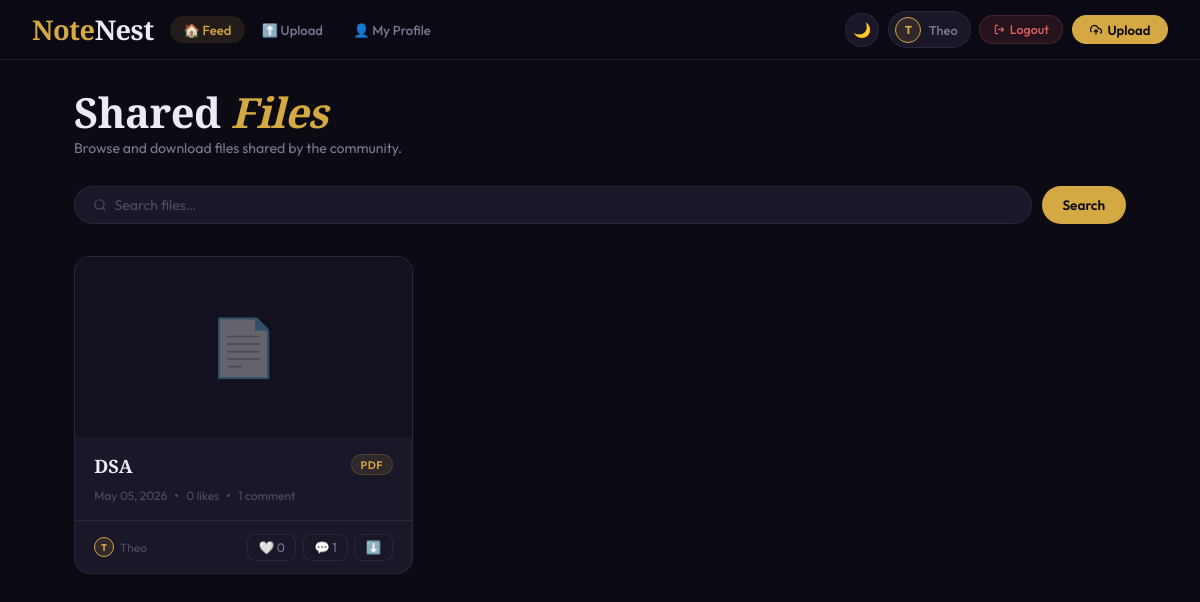
Screenshot of / (signed in) with the database file from the repository.
### myapp/models.py (models this page shows, shortened)
class SharedFile(models.Model):
    user        = models.ForeignKey(User, on_delete=models.CASCADE, related_name='files')
    title       = models.CharField(max_length=200)
    description = models.TextField(blank=True)
    file        = models.FileField(upload_to='uploads/')
    uploaded_at = models.DateTimeField(auto_now_add=True)
    def extension(self):
        name, ext = os.path.splitext(self.file.name)
        return ext.lower().strip('.')
    def is_image(self):
        return self.extension() in ['jpg', 'jpeg', 'png', 'gif', 'webp', 'svg']
    def is_video(self):
        return self.extension() in ['mp4', 'webm', 'mov', 'avi']
    def is_audio(self):
        return self.extension() in ['mp3', 'wav', 'ogg', 'm4a']
    def is_pdf(self):
        return self.extension() == 'pdf'
    def like_count(self):
        return self.likes.count()
    def comment_count(self):
        return self.comments.count()
    class Meta:
        ordering = ['-uploaded_at']

### myapp/views.py (the view)
# urls.py: path('',                    views.feed,          name='feed'),
@login_required(login_url='login')
def feed(request):
    query = request.GET.get('q', '').strip()
    files = SharedFile.objects.all()
    if query:
        files = files.filter(title__icontains=query) | files.filter(description__icontains=query)
        files = files.distinct()
    liked_ids = Like.objects.filter(user=request.user).values_list('file_id', flat=True)
    return render(request, 'feed.html', {
        'files': files,
        'liked_ids': list(liked_ids),
        'query': query,
    })

### myapp/templates/feed.html (shortened to what this page needs)
{% extends 'base.html' %}
{% block nav_feed %}active{% endblock %}
{% block content %}
<div class="page-header">
  <h1>Shared <span>Files</span></h1>
  <p>Browse and download files shared by the community.</p>
</div>
<form method="GET">
  <div class="search-bar">
    <div class="search-wrap">
      <svg width="14" height="14" viewBox="0 0 24 24" fill="none" stroke="currentColor" stroke-width="2"><circle cx="11" cy="11" r="8"/><line x1="21" y1="21" x2="16.65" y2="16.65"/></svg>
      <input type="text" name="q" placeholder="Search files…" value="{{ query }}">
    </div>
    <button type="submit" class="btn-search">Search</button>
  </div>
</form>
{% if files %}
<div class="files-grid">
  {% for f in files %}
  <div class="file-card">
    <div class="file-preview">
      {% if f.is_image %}
        <img src="{{ f.file.url }}" alt="{{ f.title }}" loading="lazy">
      {% elif f.is_video %}
        <video src="{{ f.file.url }}" muted></video>
      {% elif f.is_audio %}
        <div class="file-icon">🎵</div>
      {% elif f.is_pdf %}
        <div class="file-icon">📄</div>
      {% else %}
        <div class="file-icon">📦</div>
      {% endif %}
    </div>
    <div class="card-body">
      <div style="display:flex;align-items:flex-start;justify-content:space-between;gap:.5rem;">
        <div class="card-title">{{ f.title }}</div>
        <span class="ext-badge">{{ f.extension }}</span>
      </div>
      <div class="card-meta">
        <span>{{ f.uploaded_at|date:"M d, Y" }}</span>
        <span class="dot"></span>
        <span>{{ f.like_count }} like{{ f.like_count|pluralize }}</span>
        <span class="dot"></span>
        <span>{{ f.comment_count }} comment{{ f.comment_count|pluralize }}</span>
      </div>
    </div>
    <div class="card-footer">
      <a href="/profile/{{ f.user.username }}/" class="uploader-link">
        <div class="mini-avatar">
          {% if f.user.profile.avatar %}<img src="{{ f.user.profile.avatar.url }}">{% else %}{{ f.user.username|first|upper }}{% endif %}
        </div>
        {{ f.user.username }}
      </a>
      <div class="card-actions">
        <form method="POST" action="/file/{{ f.pk }}/like/">
          <button type="submit" class="action-btn {% if f.pk in liked_ids %}liked{% endif %}">
            {% if f.pk in liked_ids %}❤️{% else %}🤍{% endif %} {{ f.like_count }}
          </button>
        </form>
        <a href="/file/{{ f.pk }}/" class="action-btn view">💬 {{ f.comment_count }}</a>
        <a href="/file/{{ f.pk }}/download/" class="action-btn download">⬇️</a>
      </div>
    </div>
  </div>
  {% endfor %}
</div>
{% endif %}
{% endblock %}

### myapp/templates/base.html (shortened to what this page needs)
<!DOCTYPE html>
<html lang="en" data-theme="dark">
<head>
</head>
<body>
<nav class="nav">
  <a class="nav-brand" href="/">Note<em>Nest</em></a>
  <div class="nav-links">
    <a href="/" class="nav-link {% block nav_feed %}{% endblock %}">🏠 Feed</a>
    <a href="/upload/" class="nav-link {% block nav_upload %}{% endblock %}">⬆️ Upload</a>
    {% if user.is_authenticated %}
    <a href="/profile/{{ user.username }}/" class="nav-link {% block nav_profile %}{% endblock %}">👤 My Profile</a>
    {% endif %}
  </div>
  <div class="nav-end">
    <button class="theme-btn" id="themeBtn" onclick="toggleTheme()">🌙</button>
    {% if user.is_authenticated %}
    <a href="/profile/{{ user.username }}/" class="user-chip">
      <div class="avatar">
        {% if user.profile.avatar %}
          <img src="{{ user.profile.avatar.url }}" alt="avatar">
        {% else %}
          {{ user.username|first|upper }}
        {% endif %}
      </div>
      <span class="user-name">{{ user.username }}</span>
    </a>
    <a href="/logout/" class="btn-logout">
      <svg width="11" height="11" viewBox="0 0 24 24" fill="none" stroke="currentColor" stroke-width="2.5"><path d="M9 21H5a2 2 0 0 1-2-2V5a2 2 0 0 1 2-2h4"/><polyline points="16 17 21 12 16 7"/><line x1="21" y1="12" x2="9" y2="12"/></svg>
      Logout
    </a>
    {% endif %}
    <a href="/upload/" class="btn-upload">
      <svg width="12" height="12" viewBox="0 0 24 24" fill="none" stroke="currentColor" stroke-width="2.5"><polyline points="16 16 12 12 8 16"/><line x1="12" y1="12" x2="12" y2="21"/><path d="M20.39 18.39A5 5 0 0 0 18 9h-1.26A8 8 0 1 0 3 16.3"/></svg>
      Upload
    </a>
  </div>
</nav>
<div class="main">
  {% block content %}{% endblock %}
</div>
</body>
</html>

### myapp/templates/base.html (style rules this page uses)
[data-theme="dark"] { --bg:#0c0b14;--bg2:#13111f;--card:#1a1728;--nav:rgba(12,11,20,.9); --border:rgba(255,255,255,.07);--border-h:rgba(255,255,255,.14); --gold:#d4a843;--gold-dim:rgba(212,168,67,.12);--gold-glow:rgba(212,168,67,.25); --red:#e06060;--red-dim:rgba(224,96,96,.12); --green:#5dba7d;--green-dim:rgba(93,186,125,.12); --blue:#5ba3d4;--text:#eceaf5;--text-2:#7a7893;--text-3:#4e4c68; --input:rgba(255,255,255,.04); }
*,*::before,*::after { margin:0;padding:0;box-sizing:border-box; }
body { font-family:'Outfit',sans-serif;background:var(--bg);color:var(--text);min-height:100vh;transition:background .3s,color .3s; }
a { text-decoration:none;color:inherit; }
button { font-family:inherit;cursor:pointer; }
.nav { position:sticky;top:0;z-index:300; background:var(--nav);backdrop-filter:blur(20px) saturate(1.4); border-bottom:1px solid var(--border); display:flex;align-items:center;justify-content:space-between; padding:0 2rem;height:60px;gap:1rem; }
.nav-brand { font-family:'Cormorant Garamond',serif;font-size:1.7rem;font-weight:700;color:var(--gold);letter-spacing:-.5px;flex-shrink:0; }
.nav-brand em { color:var(--text);font-style:normal; }
.nav-links { display:flex;gap:.2rem;flex:1; }
.nav-link { font-size:.82rem;font-weight:500;color:var(--text-2);padding:.35rem .85rem;border-radius:99px;transition:all .2s; }
.nav-link.active { color:var(--gold);background:var(--gold-dim); }
.nav-end { display:flex;align-items:center;gap:.55rem;flex-shrink:0; }
.user-chip { display:flex;align-items:center;gap:.45rem;background:var(--card);border:1px solid var(--border);border-radius:99px;padding:.28rem .75rem .28rem .4rem;font-size:.8rem; }
.avatar { width:26px;height:26px;border-radius:50%;background:var(--gold-dim);border:1px solid var(--gold);display:flex;align-items:center;justify-content:center;font-size:.72rem;font-weight:700;color:var(--gold);overflow:hidden;flex-shrink:0; }
.user-name { color:var(--text-2);font-weight:500; }
.theme-btn { width:34px;height:34px;border-radius:50%;background:var(--card);border:1px solid var(--border);color:var(--text-2);font-size:.9rem;display:flex;align-items:center;justify-content:center;transition:all .2s; }
.btn-upload { background:var(--gold);color:#0c0b14;border:none;border-radius:99px;padding:.42rem 1.1rem;font-weight:600;font-size:.82rem;display:flex;align-items:center;gap:.35rem;transition:all .2s; }
.btn-logout { background:var(--red-dim);color:var(--red);border:1px solid rgba(224,96,96,.2);border-radius:99px;padding:.35rem .85rem;font-size:.78rem;font-weight:500;display:flex;align-items:center;gap:.3rem;transition:all .2s; }
.main { max-width:1100px;margin:0 auto;padding:2rem 1.5rem 4rem; }

### rows the page displays
SharedFile: title "DSA", extension "PDF", uploaded_at "May 05, 2026", like_count "0", comment_count "1", user.username|first "T", user.username "Theo"

### other values shown
{{ user.username|first|upper }} "T"
{{ user.username }} "Theo"
